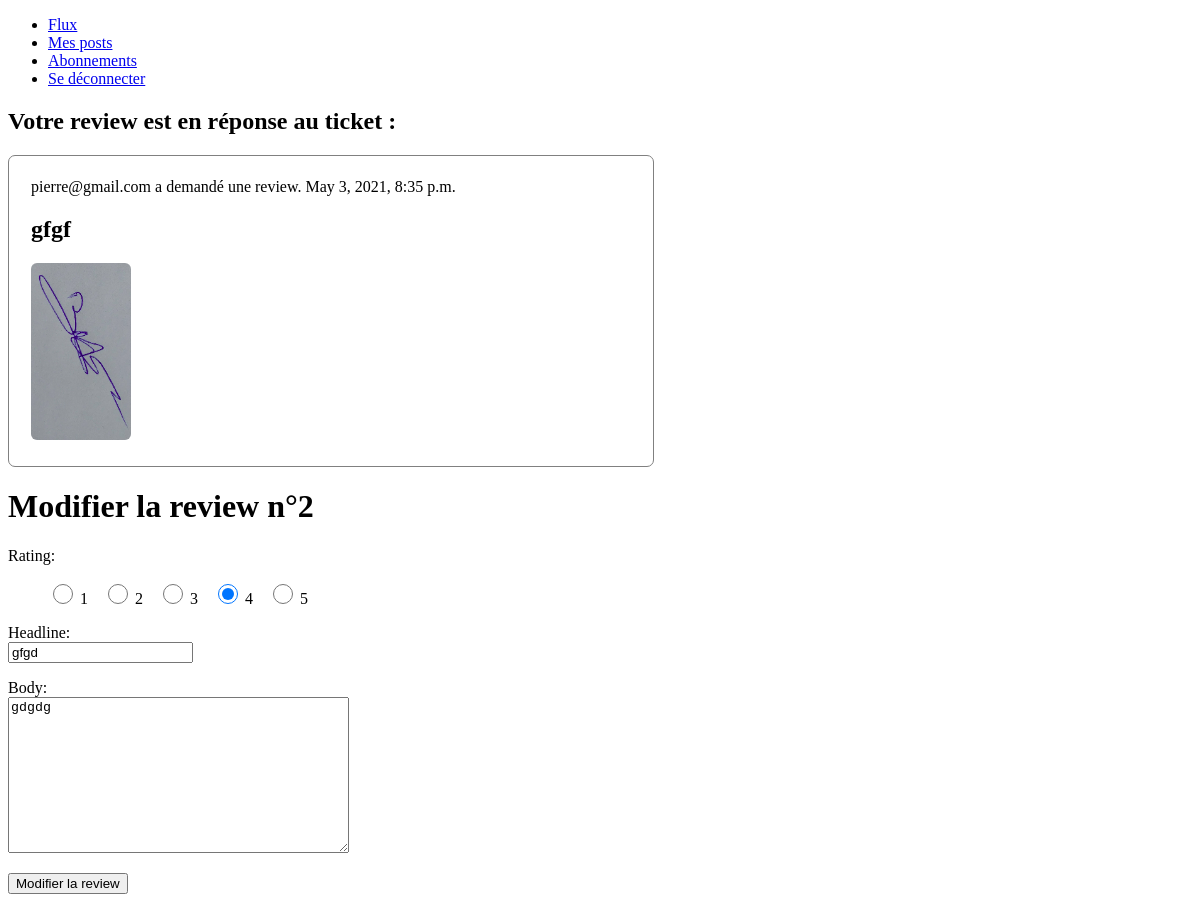
Page /app/review/2 (signed in) on the committed database.
### bookreviews/models.py (models this page shows, shortened)
class Ticket(models.Model):
    title = models.CharField(max_length=128)
    descripton = models.TextField(max_length=2048, blank=True)
    image = models.ImageField(null=True, blank=True, upload_to="images/")
    user = models.ForeignKey(to=settings.AUTH_USER_MODEL, on_delete=models.CASCADE)
    time_created = models.DateTimeField(auto_now_add=True)

class Review(models.Model):
    ticket = models.ForeignKey(to=Ticket, on_delete=models.CASCADE)
    rating = models.PositiveSmallIntegerField(validators=[MinValueValidator(0), MaxValueValidator(5)])
    headline = models.CharField(max_length=128)
    body = models.TextField(max_length=8192, blank=True)
    user = models.ForeignKey(to=settings.AUTH_USER_MODEL, on_delete=models.CASCADE)
    time_created = models.DateTimeField(auto_now_add=True)

### registration/models.py (models this page shows)
class User(AbstractUser):
    username = None
    email = models.EmailField(_('email address'), unique=True)
    USERNAME_FIELD = 'email'
    REQUIRED_FIELDS = []
    objects = UserManager()

### bookreviews/views.py (the view)
# urls.py: path('review/<int:review_id>', views.edit_own_review, name='edit_own_review_view'),
@login_required()
def edit_own_review(request, review_id):
    review = Review.objects.get(id=review_id)
    if request.method == 'POST':
        form = ReviewForm(request.POST, instance=review)
        if form.is_valid():
            form.save()
            messages.success(request, 'Review modifiée avec succès.')
            return redirect('my_posts_view')
    if request.method == 'GET':
        form = ReviewForm(instance=review)
        return render(request, 'bookreviews/edit-review.html', {'form': form, 'review_id': review_id, 'ticket': review.ticket})

### bookreviews/forms.py
class ReviewForm(ModelForm):
    class Meta:
        CHOICES = [(1, 1), (2, 2), (3, 3), (4, 4), (5, 5)]
        model = Review
        fields = ['rating', 'headline', 'body']
        widgets = {
            'rating': forms.RadioSelect(choices=CHOICES)
        }

### bookreviews/templates/bookreviews/edit-review.html (shortened to what this page needs)
{% extends "bookreviews/base.html" %}
{% block content %}
  <h2>Votre review est en réponse au ticket :</h2>
    <div class="ticket-container">
      <div>
        <span>{{ ticket.user }} a demandé une review.</span>
        <span>{{ ticket.time_created }}</span>
    </div>
    <h2>{{ ticket.title }}</h2>
    <img class="cover" src="/media/{{ ticket.image }}" alt="image de couverture du ticket" />
    </div>
    <h1>Modifier la review n°{{ review_id }}</h1>
    <form method="post" enctype="multipart/form-data">
        {% for field in form %}
          <p>
            {{ field.label_tag }}<br>
            {{ field }}
          </p>
        {% endfor %}
        <button type="submit">Modifier la review</button>
      </form>
{% endblock %}

### static/styles.css (style rules this page uses)
.ticket-container { border: 1px solid grey; border-radius: 7px; padding: 22px; margin-top: 12px; margin-bottom: 12px; max-width: 600px; }
.cover { width: 100px; height: auto; border-radius: 6px; }
#id_rating { display: flex; }
#id_rating > li { margin-right: 15px; list-style-type: none; }
#id_rating > li > label > input { width: 20px; height: 20px; }

### rows in the picture
Ticket: user "pierre@gmail.com", time_created "May 3, 2021, 8:35 p.m.", title "gfgf", image (picture)
Review: form "☐ Rating: ☐ 2 ☐ 3 ☑ 4 ☐ 5" "gfgd" "gdgdg"

### other values in the picture
{{ review_id }} "2"
{{ field.label_tag }} "Rating:" "Headline:" "Body:"
